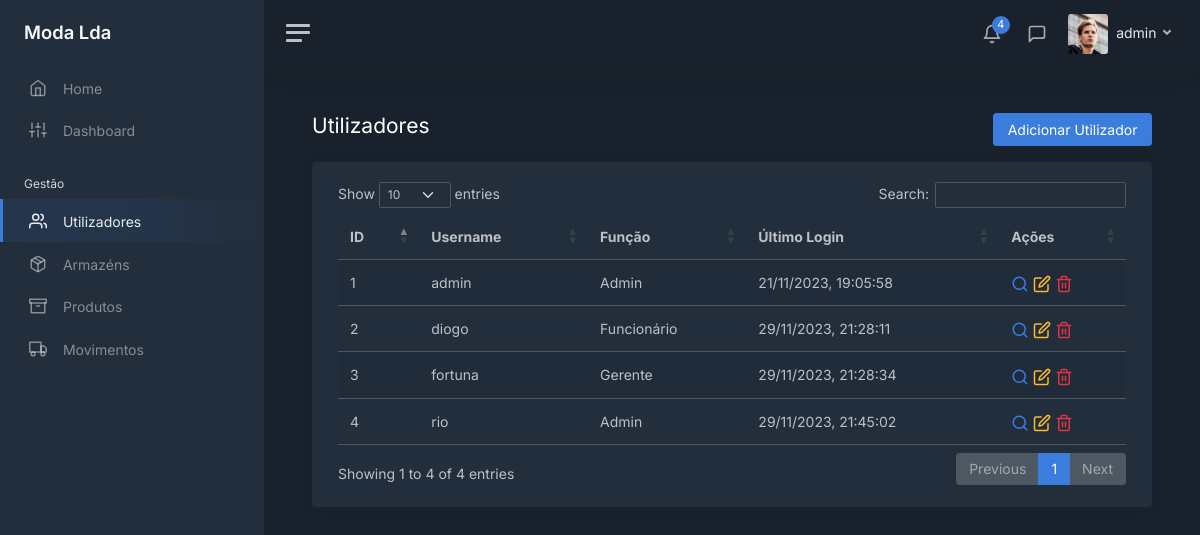
The app's page /users (signed in) with its own data.
### modules/login/models.py (models this page shows, shortened)
class User(UserMixin, db.Model):
    __tablename__ = 'users'
    __table_args__ = {'extend_existing': True}
    id = db.Column(db.Integer, primary_key=True)
    username = db.Column(db.String(), unique=True)
    password = db.Column(db.String())
    role = db.Column(db.String())
    last_login = db.Column(db.DateTime, server_default=db.func.now())

### modules/main/views.py (the view)
@bp.route('/users')
@login_required
def users():
    users_query = User.query.with_entities(User.id, User.username, User.role, User.last_login).all()
    all_users = []
    for user in users_query:
        all_users.append(
            {
                "id": user.id,
                "username": user.username,
                "role": ROLES[user.role],
                "last_login": user.last_login.strftime("%d/%m/%Y, %H:%M:%S")
            }
        )
    return render_template('users/users_table.html', user=current_user, tab="users", all_users=all_users)

### modules/login/models.py (called while the page is built)
@login_manager.user_loader
def load_user(user_id):
    return User.query.get(int(user_id))

### modules/main/templates/users/users_table.html (shortened to what this page needs)
<!DOCTYPE html>
<html lang="en">
<head>
    <link href="/static/css/dashboard.css" rel="stylesheet">
    <link href="https://cdn.datatables.net/1.13.7/css/dataTables.bootstrap5.min.css" rel="stylesheet">
</head>
{% extends 'sidebar.html' %}
{% block content %}
    <div class="row">
        <div class="col float-start">
            <h1 class="h3 mb-3">Utilizadores</h1>
        </div>
        <div class="col">
            <div class="mb-3 float-end">
                <a href="/users/add" class="btn btn-primary">Adicionar Utilizador</a>
            </div>
        </div>
    </div>
    <div class="card">
        <div class="card-body">
            <div class="container-fluid">
                <table id="users" class="table table-striped">
                    <tbody>
                        {% for user in all_users %}
                            <tr>
                                <td>{{ user.id }}</td>
                                <td>{{ user.username }}</td>
                                <td>{{ user.role }}</td>
                                <td>{{ user.last_login }}</td>
                                <td>
                                    <a class="text-decoration-none" href="/users/{{ user.id }}">
                                        <i class="align-middle" data-feather="search"></i>
                                    </a>
                                    <a class="text-decoration-none" href="/users/edit/{{ user.id }}">
                                        <i class="align-middle text-warning" data-feather="edit"></i>
                                    </a>
                                    <a class="text-decoration-none">
                                        <i class="align-middle text-danger" data-feather="trash-2"></i>
                                    </a>
                                </td>
                            </tr>
                        {% endfor %}
                    </tbody>
                </table>
            </div>
        </div>
    </div>
{% endblock %}

### modules/main/templates/sidebar.html (shortened to what this page needs)
<body data-theme="dark">
<div class="wrapper">
    <nav id="sidebar" class="sidebar js-sidebar">
        <div class="sidebar-content js-simplebar">
            <a class="sidebar-brand" href="/home">
                <span class="align-middle">Moda Lda</span>
            </a>
            <ul class="sidebar-nav">
                <li class="sidebar-item {% if tab == 'home' %}active{% endif %}">
                    <a class="sidebar-link" href="/home">
                        <i class="align-middle" data-feather="home"></i> <span class="align-middle">Home</span>
                    </a>
                </li>
                <li class="sidebar-item {% if tab == 'dashboard' %}active{% endif %}">
                    <a class="sidebar-link" href="/dashboard">
                        <i class="align-middle" data-feather="sliders"></i> <span class="align-middle">Dashboard</span>
                    </a>
                </li>
                <li class="sidebar-header">
                    Gestão
                </li>
                <li class="sidebar-item {% if tab == 'users' %}active{% endif %}">
                    <a class="sidebar-link" href="/users">
                        <i class="align-middle" data-feather="users"></i> <span class="align-middle">Utilizadores</span>
                    </a>
                </li>
                <li class="sidebar-item {% if tab == 'warehouses' %}active{% endif %}">
                    <a class="sidebar-link" href="/warehouses">
                        <i class="align-middle" data-feather="package"></i> <span class="align-middle">Armazéns</span>
                    </a>
                </li>
                <li class="sidebar-item {% if tab == 'products' %}active{% endif %}">
                    <a class="sidebar-link" href="/products">
                        <i class="align-middle" data-feather="archive"></i> <span class="align-middle">Produtos</span>
                    </a>
                </li>
                <li class="sidebar-item {% if tab == 'movimentos' %}active{% endif %}">
                    <a class="sidebar-link" href="">
                        <i class="align-middle" data-feather="truck"></i> <span class="align-middle">Movimentos</span>
                    </a>
                </li>
            </ul>
        </div>
    </nav>
    <div class="main">
        <nav class="navbar navbar-expand navbar-light navbar-bg">
            <a class="sidebar-toggle js-sidebar-toggle">
                <i class="hamburger align-self-center"></i>
            </a>
            <div class="navbar-collapse collapse">
                <ul class="navbar-nav navbar-align">
                    <li class="nav-item dropdown">
                        <a class="nav-icon dropdown-toggle" href="#" id="alertsDropdown" data-bs-toggle="dropdown">
                            <div class="position-relative">
                                <i class="align-middle" data-feather="bell"></i>
                                <span class="indicator">4</span>
                            </div>
                        </a>
                    </li>
                    <li class="nav-item dropdown">
                        <a class="nav-icon dropdown-toggle" href="#" id="messagesDropdown" data-bs-toggle="dropdown">
                            <div class="position-relative">
                                <i class="align-middle" data-feather="message-square"></i>
                            </div>
                        </a>
                    </li>
                    <li class="nav-item dropdown">
                        <a class="nav-link dropdown-toggle d-none d-sm-inline-block" href="#" data-bs-toggle="dropdown">
                            <img src="/static/img/avatars/avatar.jpg" class="avatar img-fluid rounded me-1"
                                 alt="{{ user.username }}"/> <span class="text-dark"> {{ user.username }} </span>
                        </a>
                    </li>
                </ul>
            </div>
        </nav>
        <main class="content">
            <div class="container-fluid p-0">
                {% block content %}
                {% endblock %}
            </div>
        </main>
    </div>
</div>
</body>
</html>

### records on screen
User: username "admin", id "1", role "Admin", last_login "21/11/2023, 19:05:58"
User: id "2", username "diogo", role "Funcionário", last_login "29/11/2023, 21:28:11"
User: id "3", username "fortuna", role "Gerente", last_login "29/11/2023, 21:28:34"
User: id "4", username "rio", role "Admin", last_login "29/11/2023, 21:45:02"
